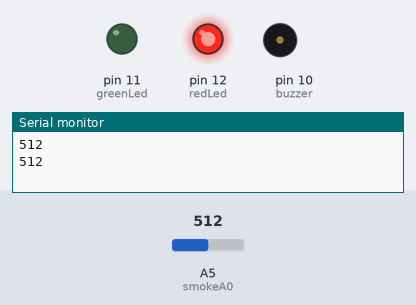
Simulated run of this sketch. Board: Arduino Uno, built with avr-gcc and run on an emulated ATmega328P. Parts: output pins drawn as LEDs (lit = HIGH), buzzer (waves = sounding), the last lines printed to the serial monitor. Inputs (shaded band) come from the test bench; at power-on: A5 (smokeA0) = 512.

Above: at 1.9 s.
2.0 s: A5 (smokeA0) set to 264
5.5 s: A5 (smokeA0) set to 234
At 5.9 s:
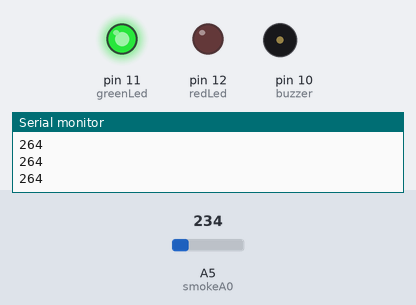
7.0 s: A5 (smokeA0) set to 260
At 7.1 s:
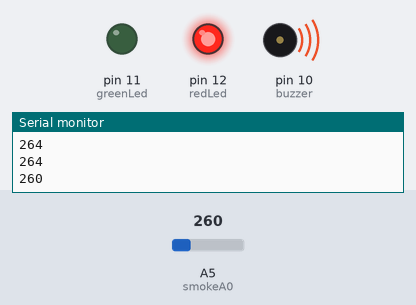
11.2 s: A5 (smokeA0) set to 240
At 11.7 s:
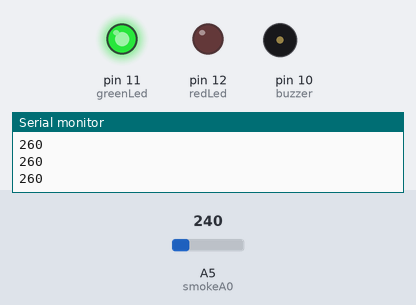
Timing chart, 0 to 13.9 s (numbered marks = the images above; inputs shaded):
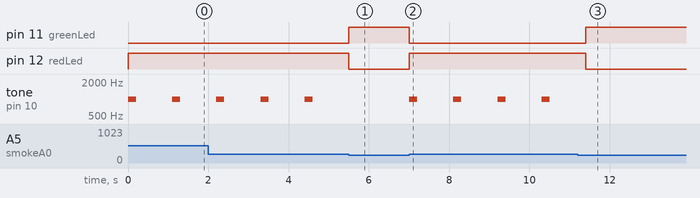

The sketch:

quit.ino
```cpp
int redLed = 12;
int greenLed = 11;
int buzzer = 10;
const int smokeA0 = A5;
// Your threshold value
int sensorThres = 250;

void setup() {
  pinMode(redLed, OUTPUT);
  pinMode(greenLed, OUTPUT);
  pinMode(buzzer, OUTPUT);
  pinMode(smokeA0, INPUT);
  Serial.begin(38400);
}

void loop() {
  int analogSensor = analogRead(smokeA0);

 // Serial.print("Pin A0: ");
 // Serial.println(analogSensor);
  // Checks if it has reached the threshold value
  if (analogSensor > sensorThres)
  {
    Serial.println(analogSensor);
    digitalWrite(redLed, HIGH);
    digitalWrite(greenLed, LOW);
    tone(buzzer, 1000, 200);
    delay(1000);
  }
  else
  {
    digitalWrite(redLed, LOW);
    digitalWrite(greenLed, HIGH);
    noTone(buzzer);
  }
  delay(100);
}
```

Measured:
- the behaviour switches between 251 and 250 on A5 (smokeA0) (found by bisection; images 0 and 1)
- after the input at 5.5 s, pin 11 (greenLed): LOW → HIGH at once; pin 12 (redLed): HIGH → LOW at once; tone on pin 10 (buzzer): stops changing and stays silent
- after the input at 7.0 s, pin 11 (greenLed): HIGH → LOW at once; pin 12 (redLed): LOW → HIGH at once; tone on pin 10 (buzzer): alternates 1000 Hz for 0.20 s and silent for 0.90 s, starting at once
- after the input at 11.2 s, pin 11 (greenLed): LOW → HIGH after 0.21 s; pin 12 (redLed): HIGH → LOW after 0.21 s; tone on pin 10 (buzzer): stops changing and stays silent
- by itself, tone on pin 10 (buzzer): alternates 1000 Hz for 0.20 s and silent for 0.90 s
